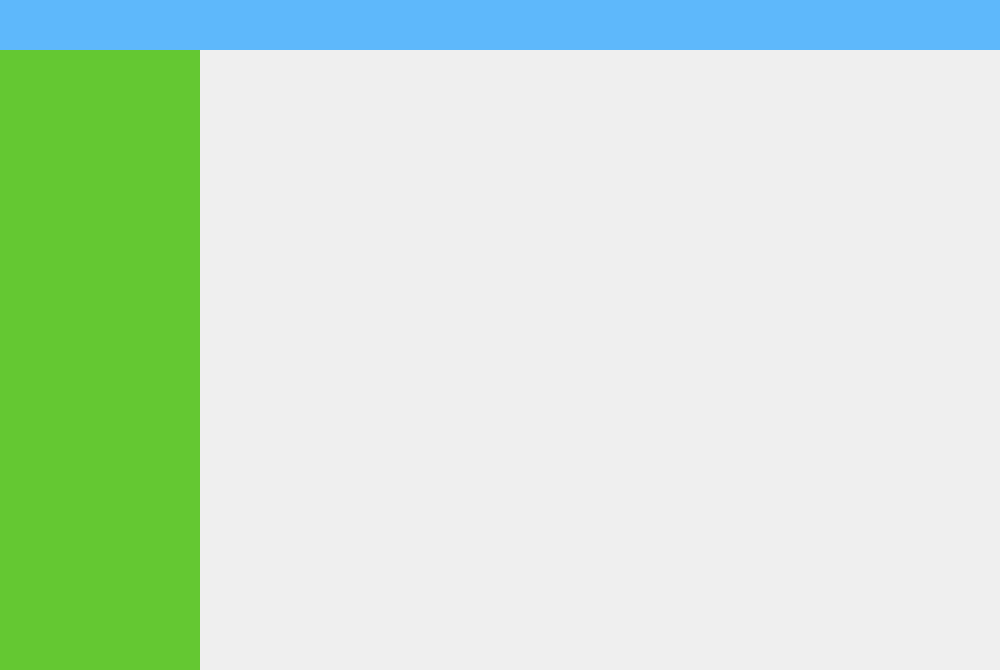
<?xml version="1.0" encoding="UTF-8"?>
<ui version="4.0">
 <class>Form</class>
 <widget class="QWidget" name="Form">
  <property name="geometry">
   <rect>
    <x>0</x>
    <y>0</y>
    <width>1000</width>
    <height>670</height>
   </rect>
  </property>
  <property name="sizePolicy">
   <sizepolicy hsizetype="Preferred" vsizetype="Preferred">
    <horstretch>1</horstretch>
    <verstretch>1</verstretch>
   </sizepolicy>
  </property>
  <property name="minimumSize">
   <size>
    <width>1000</width>
    <height>670</height>
   </size>
  </property>
  <property name="windowTitle">
   <string>Form</string>
  </property>
  <layout class="QGridLayout" name="gridLayout">
   <property name="leftMargin">
    <number>0</number>
   </property>
   <property name="topMargin">
    <number>0</number>
   </property>
   <property name="rightMargin">
    <number>0</number>
   </property>
   <property name="bottomMargin">
    <number>0</number>
   </property>
   <property name="spacing">
    <number>0</number>
   </property>
   <item row="0" column="0" colspan="2">
    <widget class="Window" name="widget" native="true">
     <property name="sizePolicy">
      <sizepolicy hsizetype="Preferred" vsizetype="Preferred">
       <horstretch>0</horstretch>
       <verstretch>0</verstretch>
      </sizepolicy>
     </property>
     <property name="minimumSize">
      <size>
       <width>1000</width>
       <height>0</height>
      </size>
     </property>
     <property name="maximumSize">
      <size>
       <width>16777215</width>
       <height>50</height>
      </size>
     </property>
     <property name="styleSheet">
      <string notr="true">background-color: rgb(94, 184, 251);</string>
     </property>
    </widget>
   </item>
   <item row="1" column="0">
    <widget class="QWidget" name="widget_2" native="true">
     <property name="sizePolicy">
      <sizepolicy hsizetype="Preferred" vsizetype="Preferred">
       <horstretch>1</horstretch>
       <verstretch>0</verstretch>
      </sizepolicy>
     </property>
     <property name="styleSheet">
      <string notr="true">background-color: rgb(100, 200, 50);</string>
     </property>
    </widget>
   </item>
   <item row="1" column="1">
    <widget class="QWidget" name="widget_3" native="true">
     <property name="sizePolicy">
      <sizepolicy hsizetype="Preferred" vsizetype="Preferred">
       <horstretch>4</horstretch>
       <verstretch>0</verstretch>
      </sizepolicy>
     </property>
    </widget>
   </item>
  </layout>
 </widget>
 <customwidgets>
  <customwidget>
   <class>Window</class>
   <extends>QWidget</extends>
   <header location="global">main_widget</header>
   <container>1</container>
  </customwidget>
 </customwidgets>
 <resources>
  <include location="../rc/title.qrc"/>
 </resources>
 <connections/>
</ui>
